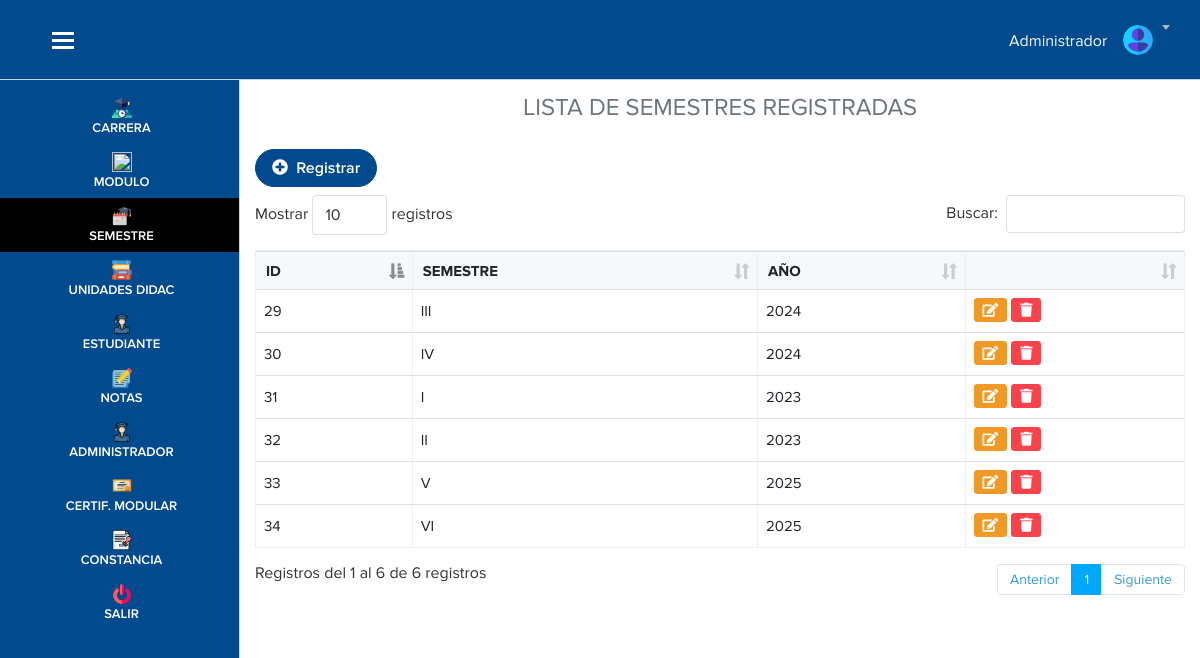
Page /vista/semestre.php (signed in) on the committed database.
### tables this page shows
CREATE TABLE `semestre` (
  `id_semestre` int(11) NOT NULL,
  `semestre` varchar(255) NOT NULL,
  `año` varchar(50) NOT NULL
);

### vista/semestre.php (the view, shortened to what this page needs)
<?php require('./layout/topbar.php'); ?>
<?php require('./layout/sidebar.php'); ?>
<div class="page-content">
   <h4 class="text-center text-secondary pb-2">LISTA DE SEMESTRES REGISTRADAS</h4>
   <a class="btn btn-primary btn-rounded mb-2" data-toggle="modal" data-target="#exampleModal"><i class="fas fa-plus-circle"></i>
      &nbsp;Registrar</a>
   <?php
   include "../modelo/conexion.php";
   $sql = $conexion->query(" select * from semestre ");
   ?>
   <table class="table table-bordered table-hover w-100" id="example">
      <thead>
         <tr>
            <th scope="col">ID</th>
            <th scope="col">SEMESTRE</th>
            <th scope="col">AÑO</th>
            <th></th>
         </tr>
      </thead>
      <tbody>
         <?php
         while ($datos = $sql->fetch_object()) { ?>
            <tr>
               <td>
                  <?= $datos->id_semestre ?>
               </td>
               <td>
                  <?= $datos->semestre ?>
               </td>
               <td>
                  <?= $datos->año ?>
               </td>
               <td>
                  <a href="" class="btn btn-warning btn-sm" data-toggle="modal" data-target="#btnmodificar<?= $datos->id_semestre ?>"><i class="fas fa-edit"></i></a>
                  <a href="semestre.php?idEliminar=<?= $datos->id_semestre ?>" onclick="advertencia(event)" class="btn btn-danger btn-sm"><i class="fas fa-trash"></i></a>
               </td>
            </tr>
         <?php }
         ?>
      </tbody>
   </table>
</div>
</div>
<?php require('./layout/footer.php'); ?>

### vista/layout/topbar.php (style rules this page uses)
.page-content { margin-top: 70px; }

### rows in the picture
semestre: id_semestre "29", semestre "III", año "2024"
semestre: id_semestre "30", semestre "IV", año "2024"
semestre: id_semestre "31", semestre "I", año "2023"
semestre: id_semestre "32", semestre "II", año "2023"
semestre: id_semestre "33", semestre "V", año "2025"
semestre: id_semestre "34", semestre "VI", año "2025"
